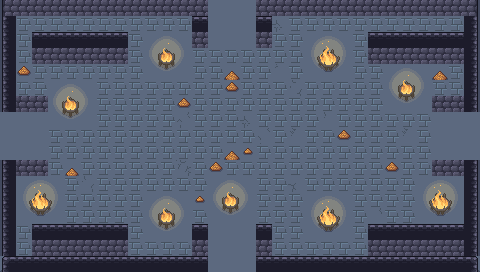

Below is a game level as drawn by its tile map, then a one-line description and the .tmx that defines it (tile-layer data replaced by summaries):
An orthogonal 30x17 tile map with 16x16 px tiles, 6 tile layers (ground, dressing, decor, walls, ...), 5 tilesets and 12 objects (5x ENTRY, 5x ENEMY, 2x PROP).

<map version="1.10" tiledversion="1.10.2" orientation="orthogonal" renderorder="right-down" width="30" height="17" tilewidth="16" tileheight="16" infinite="0" nextlayerid="8" nextobjectid="13">
 <tileset firstgid="1" name="wall" tilewidth="16" tileheight="16" tilecount="493" columns="17">
  <image source="../../../gfx/tiles/cove/walls_floor.png" width="272" height="464" />
 </tileset>
 <tileset firstgid="494" name="cracks" tilewidth="16" tileheight="16" tilecount="120" columns="8">
  <image source="../../../gfx/tiles/cove/cracks_floor.png" width="128" height="240" />
 </tileset>
 <tileset firstgid="614" name="wallcracks" tilewidth="16" tileheight="16" tilecount="256" columns="8">
  <image source="../../../gfx/tiles/cove/cracks_walls.png" width="128" height="512" />
 </tileset>
 <tileset firstgid="870" name="objects" tilewidth="16" tileheight="16" tilecount="216" columns="24">
  <image source="../../../gfx/tiles/cove/objects.png" width="384" height="144" />
 </tileset>
 <tileset firstgid="1086" name="fire" tilewidth="16" tileheight="16" tilecount="198" columns="11">
  <image source="../../../gfx/tiles/cove/fire.png" width="176" height="288" />
  <tile id="0">
   <animation>
    <frame tileid="0" duration="150" />
    <frame tileid="33" duration="150" />
    <frame tileid="66" duration="150" />
    <frame tileid="99" duration="150" />
    <frame tileid="132" duration="150" />
    <frame tileid="165" duration="150" />
   </animation>
  </tile>
  <tile id="1">
   <animation>
    <frame tileid="1" duration="150" />
    <frame tileid="34" duration="150" />
    <frame tileid="67" duration="150" />
    <frame tileid="100" duration="150" />
    <frame tileid="133" duration="150" />
    <frame tileid="166" duration="150" />
   </animation>
  </tile>
  <tile id="2">
   <animation>
    <frame tileid="2" duration="150" />
    <frame tileid="35" duration="150" />
    <frame tileid="68" duration="150" />
    <frame tileid="101" duration="150" />
    <frame tileid="134" duration="150" />
    <frame tileid="167" duration="150" />
   </animation>
  </tile>
  <tile id="3">
   <animation>
    <frame tileid="3" duration="150" />
    <frame tileid="36" duration="150" />
    <frame tileid="69" duration="150" />
    <frame tileid="102" duration="150" />
    <frame tileid="135" duration="150" />
    <frame tileid="168" duration="150" />
   </animation>
  </tile>
  <tile id="4">
   <animation>
    <frame tileid="4" duration="150" />
    <frame tileid="37" duration="150" />
    <frame tileid="70" duration="150" />
    <frame tileid="103" duration="150" />
    <frame tileid="136" duration="150" />
    <frame tileid="169" duration="150" />
   </animation>
  </tile>
  <tile id="5">
   <animation>
    <frame tileid="5" duration="150" />
    <frame tileid="38" duration="150" />
    <frame tileid="71" duration="150" />
    <frame tileid="104" duration="150" />
    <frame tileid="137" duration="150" />
    <frame tileid="170" duration="150" />
   </animation>
  </tile>
  <tile id="6">
   <animation>
    <frame tileid="6" duration="150" />
    <frame tileid="39" duration="150" />
    <frame tileid="72" duration="150" />
    <frame tileid="105" duration="150" />
    <frame tileid="138" duration="150" />
    <frame tileid="171" duration="150" />
   </animation>
  </tile>
  <tile id="7">
   <animation>
    <frame tileid="7" duration="150" />
    <frame tileid="40" duration="150" />
    <frame tileid="73" duration="150" />
    <frame tileid="106" duration="150" />
    <frame tileid="139" duration="150" />
    <frame tileid="172" duration="150" />
   </animation>
  </tile>
  <tile id="8">
   <animation>
    <frame tileid="8" duration="150" />
    <frame tileid="41" duration="150" />
    <frame tileid="74" duration="150" />
    <frame tileid="107" duration="150" />
    <frame tileid="140" duration="150" />
    <frame tileid="173" duration="150" />
   </animation>
  </tile>
  <tile id="9">
   <animation>
    <frame tileid="9" duration="150" />
    <frame tileid="42" duration="150" />
    <frame tileid="75" duration="150" />
    <frame tileid="108" duration="150" />
    <frame tileid="141" duration="150" />
    <frame tileid="174" duration="150" />
   </animation>
  </tile>
  <tile id="10">
   <animation>
    <frame tileid="10" duration="150" />
    <frame tileid="43" duration="150" />
    <frame tileid="76" duration="150" />
    <frame tileid="109" duration="150" />
    <frame tileid="142" duration="150" />
    <frame tileid="175" duration="150" />
   </animation>
  </tile>
  <tile id="11">
   <animation>
    <frame tileid="11" duration="150" />
    <frame tileid="44" duration="150" />
    <frame tileid="77" duration="150" />
    <frame tileid="110" duration="150" />
    <frame tileid="143" duration="150" />
    <frame tileid="176" duration="150" />
   </animation>
  </tile>
  <tile id="12">
   <animation>
    <frame tileid="12" duration="150" />
    <frame tileid="45" duration="150" />
    <frame tileid="78" duration="150" />
    <frame tileid="111" duration="150" />
    <frame tileid="144" duration="150" />
    <frame tileid="177" duration="150" />
   </animation>
  </tile>
  <tile id="13">
   <animation>
    <frame tileid="13" duration="150" />
    <frame tileid="46" duration="150" />
    <frame tileid="79" duration="150" />
    <frame tileid="112" duration="150" />
    <frame tileid="145" duration="150" />
    <frame tileid="178" duration="150" />
   </animation>
  </tile>
  <tile id="14">
   <animation>
    <frame tileid="14" duration="150" />
    <frame tileid="47" duration="150" />
    <frame tileid="80" duration="150" />
    <frame tileid="113" duration="150" />
    <frame tileid="146" duration="150" />
    <frame tileid="179" duration="150" />
   </animation>
  </tile>
  <tile id="15">
   <animation>
    <frame tileid="15" duration="150" />
    <frame tileid="48" duration="150" />
    <frame tileid="81" duration="150" />
    <frame tileid="114" duration="150" />
    <frame tileid="147" duration="150" />
    <frame tileid="180" duration="150" />
   </animation>
  </tile>
  <tile id="16">
   <animation>
    <frame tileid="16" duration="150" />
    <frame tileid="49" duration="150" />
    <frame tileid="82" duration="150" />
    <frame tileid="115" duration="150" />
    <frame tileid="148" duration="150" />
    <frame tileid="181" duration="150" />
   </animation>
  </tile>
  <tile id="17">
   <animation>
    <frame tileid="17" duration="150" />
    <frame tileid="50" duration="150" />
    <frame tileid="83" duration="150" />
    <frame tileid="116" duration="150" />
    <frame tileid="149" duration="150" />
    <frame tileid="182" duration="150" />
   </animation>
  </tile>
  <tile id="18">
   <animation>
    <frame tileid="18" duration="150" />
    <frame tileid="51" duration="150" />
    <frame tileid="84" duration="150" />
    <frame tileid="117" duration="150" />
    <frame tileid="150" duration="150" />
    <frame tileid="183" duration="150" />
   </animation>
  </tile>
  <tile id="19">
   <animation>
    <frame tileid="19" duration="150" />
    <frame tileid="52" duration="150" />
    <frame tileid="85" duration="150" />
    <frame tileid="118" duration="150" />
    <frame tileid="151" duration="150" />
    <frame tileid="184" duration="150" />
   </animation>
  </tile>
  <tile id="20">
   <animation>
    <frame tileid="20" duration="150" />
    <frame tileid="53" duration="150" />
    <frame tileid="86" duration="150" />
    <frame tileid="119" duration="150" />
    <frame tileid="152" duration="150" />
    <frame tileid="185" duration="150" />
   </animation>
  </tile>
  <tile id="21">
   <animation>
    <frame tileid="21" duration="150" />
    <frame tileid="54" duration="150" />
    <frame tileid="87" duration="150" />
    <frame tileid="120" duration="150" />
    <frame tileid="153" duration="150" />
    <frame tileid="186" duration="150" />
   </animation>
  </tile>
  <tile id="22">
   <animation>
    <frame tileid="22" duration="150" />
    <frame tileid="55" duration="150" />
    <frame tileid="88" duration="150" />
    <frame tileid="121" duration="150" />
    <frame tileid="154" duration="150" />
    <frame tileid="187" duration="150" />
   </animation>
  </tile>
  <tile id="23">
   <animation>
    <frame tileid="23" duration="150" />
    <frame tileid="56" duration="150" />
    <frame tileid="89" duration="150" />
    <frame tileid="122" duration="150" />
    <frame tileid="155" duration="150" />
    <frame tileid="188" duration="150" />
   </animation>
  </tile>
  <tile id="24">
   <animation>
    <frame tileid="24" duration="150" />
    <frame tileid="57" duration="150" />
    <frame tileid="90" duration="150" />
    <frame tileid="123" duration="150" />
    <frame tileid="156" duration="150" />
    <frame tileid="189" duration="150" />
   </animation>
  </tile>
  <tile id="25">
   <animation>
    <frame tileid="25" duration="150" />
    <frame tileid="58" duration="150" />
    <frame tileid="91" duration="150" />
    <frame tileid="124" duration="150" />
    <frame tileid="157" duration="150" />
    <frame tileid="190" duration="150" />
   </animation>
  </tile>
  <tile id="26">
   <animation>
    <frame tileid="26" duration="150" />
    <frame tileid="59" duration="150" />
    <frame tileid="92" duration="150" />
    <frame tileid="125" duration="150" />
    <frame tileid="158" duration="150" />
    <frame tileid="191" duration="150" />
   </animation>
  </tile>
  <tile id="27">
   <animation>
    <frame tileid="27" duration="150" />
    <frame tileid="60" duration="150" />
    <frame tileid="93" duration="150" />
    <frame tileid="126" duration="150" />
    <frame tileid="159" duration="150" />
    <frame tileid="192" duration="150" />
   </animation>
  </tile>
  <tile id="28">
   <animation>
    <frame tileid="28" duration="150" />
    <frame tileid="61" duration="150" />
    <frame tileid="94" duration="150" />
    <frame tileid="127" duration="150" />
    <frame tileid="160" duration="150" />
    <frame tileid="193" duration="150" />
   </animation>
  </tile>
  <tile id="29">
   <animation>
    <frame tileid="29" duration="150" />
    <frame tileid="62" duration="150" />
    <frame tileid="95" duration="150" />
    <frame tileid="128" duration="150" />
    <frame tileid="161" duration="150" />
    <frame tileid="194" duration="150" />
   </animation>
  </tile>
  <tile id="30">
   <animation>
    <frame tileid="30" duration="150" />
    <frame tileid="63" duration="150" />
    <frame tileid="96" duration="150" />
    <frame tileid="129" duration="150" />
    <frame tileid="162" duration="150" />
    <frame tileid="195" duration="150" />
   </animation>
  </tile>
  <tile id="31">
   <animation>
    <frame tileid="31" duration="150" />
    <frame tileid="64" duration="150" />
    <frame tileid="97" duration="150" />
    <frame tileid="130" duration="150" />
    <frame tileid="163" duration="150" />
    <frame tileid="196" duration="150" />
   </animation>
  </tile>
  <tile id="32">
   <animation>
    <frame tileid="32" duration="150" />
    <frame tileid="65" duration="150" />
    <frame tileid="98" duration="150" />
    <frame tileid="131" duration="150" />
    <frame tileid="164" duration="150" />
    <frame tileid="197" duration="150" />
   </animation>
  </tile>
 </tileset>
 <layer id="1" name="ground" width="30" height="17">
  <data>[510 cells, 510 non-empty, 1 distinct tile ids]</data>
 </layer>
 <layer id="2" name="dressing" width="30" height="17">
  <data>[510 cells, 328 non-empty, 37 distinct tile ids]</data>
 </layer>
 <layer id="3" name="decor" width="30" height="17">
  <data>[510 cells, 0 non-empty, 0 distinct tile ids]</data>
 </layer>
 <layer id="4" name="walls" width="30" height="17">
  <data>[510 cells, 78 non-empty, 8 distinct tile ids]</data>
 </layer>
 <layer id="5" name="props" width="30" height="17">
  <data>[510 cells, 73 non-empty, 4 distinct tile ids]</data>
 </layer>
 <layer id="6" name="overhead" width="30" height="17">
  <data>[510 cells, 0 non-empty, 0 distinct tile ids]</data>
 </layer>
 <objectgroup id="7" name="spawns">
  <object id="1" name="UP" type="ENTRY" x="232" y="24" />
  <object id="2" name="DOWN" type="ENTRY" x="232" y="248" />
  <object id="3" name="LEFT" type="ENTRY" x="24" y="136" />
  <object id="4" name="RIGHT" type="ENTRY" x="456" y="136" />
  <object id="5" name="" type="ENTRY" x="248" y="136" />
  <object id="6" name="" type="ENEMY" x="360" y="184" />
  <object id="7" name="" type="ENEMY" x="104" y="184" />
  <object id="8" name="" type="ENEMY" x="104" y="88" />
  <object id="9" name="" type="ENEMY" x="360" y="88" />
  <object id="10" name="" type="ENEMY" x="296" y="136" />
  <object id="11" name="torch" type="PROP" x="56" y="264" />
  <object id="12" name="torch" type="PROP" x="424" y="264" />
 </objectgroup>
</map>
